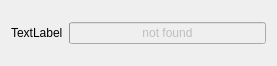
<?xml version="1.0" encoding="UTF-8"?>
<ui version="4.0">
 <class>Form</class>
 <widget class="QWidget" name="Form">
  <property name="geometry">
   <rect>
    <x>0</x>
    <y>0</y>
    <width>277</width>
    <height>66</height>
   </rect>
  </property>
  <property name="windowTitle">
   <string>Form</string>
  </property>
  <layout class="QGridLayout" name="gridLayout">
   <item row="0" column="0">
    <widget class="QLabel" name="jointName">
     <property name="text">
      <string>TextLabel</string>
     </property>
    </widget>
   </item>
   <item row="0" column="1">
    <widget class="QProgressBar" name="jointProgressBar">
     <property name="enabled">
      <bool>false</bool>
     </property>
     <property name="value">
      <number>0</number>
     </property>
     <property name="format">
      <string>not found</string>
     </property>
    </widget>
   </item>
  </layout>
 </widget>
 <resources/>
 <connections/>
</ui>
